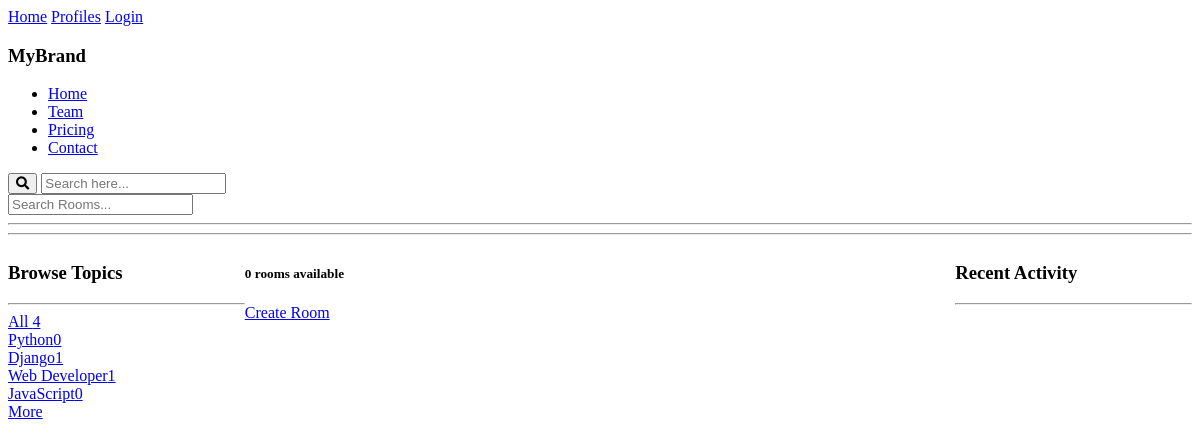
/?q=Python, run on an earlier commit of the app's database.
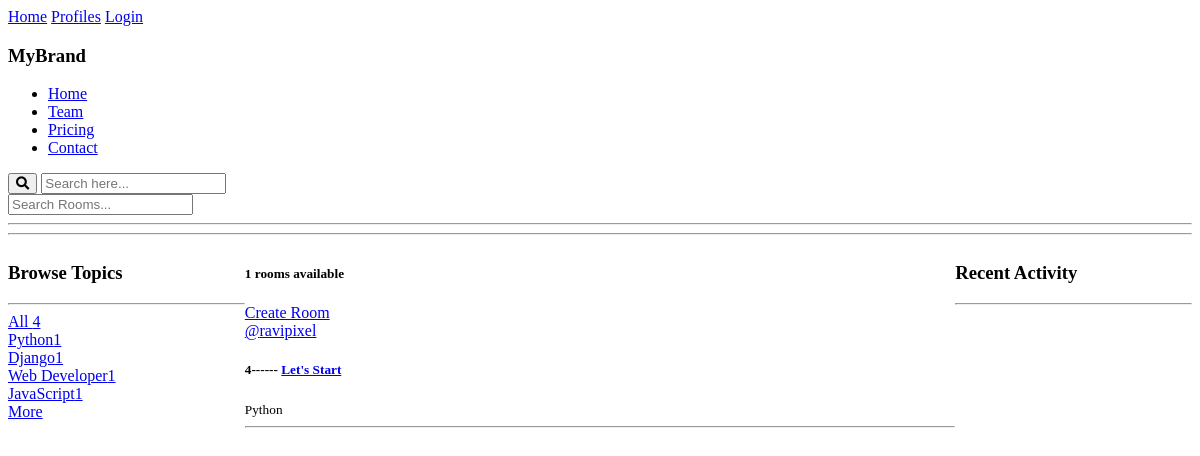
And on a later commit of the database.
### base/models.py (models this page shows, shortened)
class Topic(models.Model):
    name = models.CharField(max_length=50)
    def __str__(self):
        return self.name

class Room(models.Model):
    host = models.ForeignKey(User, on_delete=models.SET_NULL, null=True)
    topic = models.ForeignKey(Topic, on_delete=models.SET_NULL, null=True)
    name = models.CharField(max_length=20, blank=True, null=True)
    description = models.TextField(blank=True, null=True)
    participants = models.ManyToManyField(User, related_name='participants', blank=True)
    updated = models.DateTimeField(auto_now=True)
    created = models.DateTimeField(auto_now_add=True)
    class Meta:
        ordering = ['-updated', '-created']

### base/views.py (the view)
# urls.py: path('', views.home, name='home'),
def home(request):
    q = request.GET.get('q') if request.GET.get('q') != None else ''
    rooms = Room.objects.filter(
        Q(topic__name__icontains=q) |
        Q(name__icontains=q) |
        Q(description__icontains=q)
    )
    topics = Topic.objects.all()[0:5]
    room_count = rooms.count
    room_messages = Message.objects.filter(Q(room__topic__name__icontains=q))
    context = {'rooms':rooms, 'topics':topics, 'room_count':room_count, 'room_messages':room_messages}
    return render(request,'base/home.html', context)

### base/templates/base/home.html
{% extends "main.html" %}
{% block content %}
    <div class='home-container'>
        <div>
            {% include "base/topics_component.html" %}
        </div>
        <div>
            <h5>{{room_count}} rooms available</h5>
            <a href="{% url "create-room" %}">Create Room</a>
            {% include "base/feed_component.html" %}
        </div>
        <div>
            {% include "base/activity_component.html" %}
        </div>
    </div>
{% endblock content %}

### base/templates/base/topics_component.html
<div>
    <div>
        <h3>Browse Topics</h3>
    </div>
    <hr>
    <div>
        <a href="{% url "home" %}">All <span>{{topics.count}}</span> </a>
        {% for topic in topics %}
        <div>
            <a href="{% url "home" %}?q={{topic.name}}">{{topic}}<span>{{topic.room_set.all.count}}</span></a>
        </div>
        {% endfor %}
    </div>
    <a href="{% url "topics" %}">More</a>
</div>

### base/templates/base/feed_component.html (shortened to what this page needs)
<div>
    {% for room in rooms %}
    <div>
        <a href="{% url "user-profile" room.host.id %}">@{{room.host}}</a>
        <h5>{{room.id}}------ <a href="{% url "room" room.id %}">{{room.name}}</a></h5>
        <small>{{room.topic.name}}</small>
        <hr>
    </div>
    {% endfor %}
</div>

What changed in the data, as far as the page shows it:
computed for Topic "Python": room_set.all.count "0" → "1"
computed for Topic "JavaScript": room_set.all.count "0" → "1"
added Room: host "ravipixel", id "4", name "Let's Start", topic.name "Python"
Also different on the page:
{{ room_count }}: "0" → "1"
